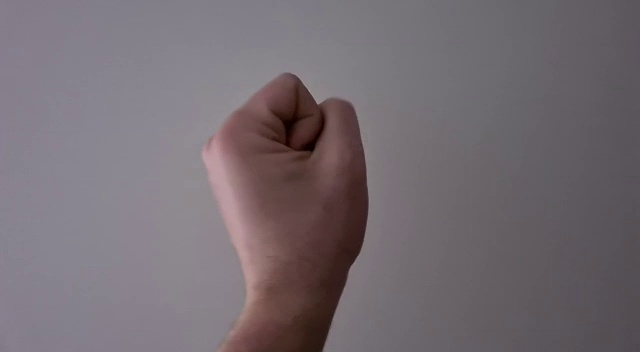
#> input picture FeatureExtraction/ImgPrep/inputImages/fist/fist02.jpg, 640 x 352 px, given in place of 3.jpeg, which was not available
$ python -i test.py   (imports and definitions only)   (older library calls are emulated)
#> lines starting #> are read from the running program, lines starting #| are printed output that depends on the picture
from __future__ import print_function
import cv2 as cv
import numpy as np
import argparse
import random as rng

# [1 line not run here, left out]


def thresh_callback(val):
    threshold = val

    canny_output = cv.Canny(src_gray, threshold, threshold * 2)

    _, contours, _ = cv.findContours(canny_output, cv.RETR_TREE, cv.CHAIN_APPROX_SIMPLE)

    contours_poly = [None] * len(contours)
    boundRect = [None] * len(contours)
    centers = [None] * len(contours)
    radius = [None] * len(contours)
    for i, c in enumerate(contours):
        contours_poly[i] = cv.approxPolyDP(c, 3, True)
        boundRect[i] = cv.boundingRect(contours_poly[i])
        centers[i], radius[i] = cv.minEnclosingCircle(contours_poly[i])

    drawing = np.zeros((canny_output.shape[0], canny_output.shape[1], 3), dtype=np.uint8)

    for i in range(len(contours)):
        color = (rng.randint(0, 256), rng.randint(0, 256), rng.randint(0, 256))
        cv.drawContours(drawing, contours_poly, i, color)
        cv.rectangle(drawing, (int(boundRect[i][0]), int(boundRect[i][1])), \
                     (int(boundRect[i][0] + boundRect[i][2]), int(boundRect[i][1] + boundRect[i][3])), color, 2)
        cv.circle(drawing, (int(centers[i][0]), int(centers[i][1])), int(radius[i]), color, 2)

    cv.imshow('Contours', drawing)


def mainrun():
    parser = argparse.ArgumentParser(description='Code for Creating Bounding boxes and circles for contours tutorial.')
    parser.add_argument('--input', help='Path to input image.', default='keys.jpg')
    args = parser.parse_args()
    src = cv.imread("./keys/3.jpeg")
#> src is the input picture: shape (352, 640, 3); mean B, G, R 114.2, 108.2, 116.7

    if src is None:
        print('Could not open or find the image:', args.input)
        exit(0)
    # Convert image to gray and blur it
    src_gray = cv.cvtColor(src, cv.COLOR_BGR2GRAY)
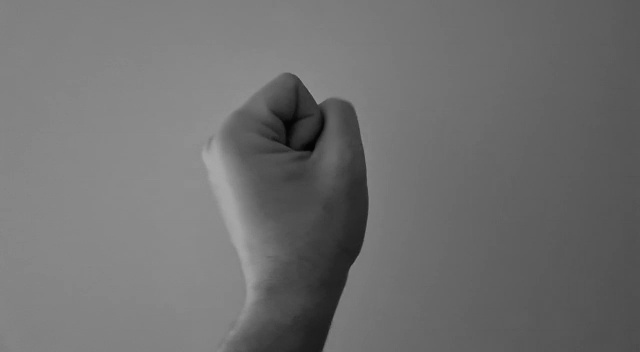
#> src_gray: shape (352, 640); min 4, max 170, mean 111.4
    src_gray = cv.blur(src_gray, (3, 3))
    source_window = 'Source'

    cv.namedWindow(source_window)
    cv.imshow(source_window, src)
    max_thresh = 255
    thresh = 100  # initial threshold
    cv.createTrackbar('Canny thresh:', source_window, thresh, max_thresh, thresh_callback)
    thresh_callback(thresh)
    cv.waitKey()

#> (the run stopped early here; a loop or call above may not have finished)

$ run again, on FeatureExtraction/ImgPrep/inputImages/fist/fist05.jpg
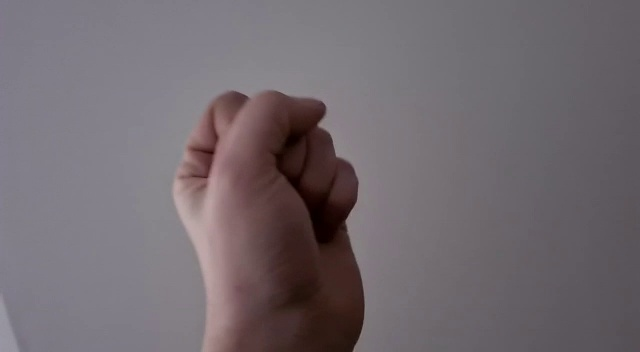
#> input picture FeatureExtraction/ImgPrep/inputImages/fist/fist05.jpg, 640 x 352 px, given in place of 3.jpeg, which was not available
#> in mainrun, src is the input picture: shape (352, 640, 3); mean B, G, R 111.2, 106, 113.9
#> in mainrun, `src_gray = cv.cvtColor(src, cv.COLOR_BGR2GRAY)`:
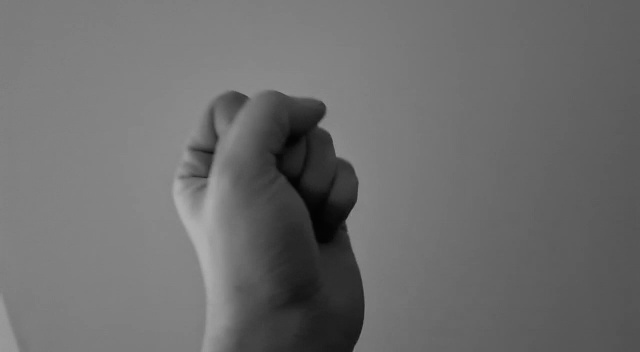
#> src_gray: shape (352, 640); min 2, max 175, mean 108.8
